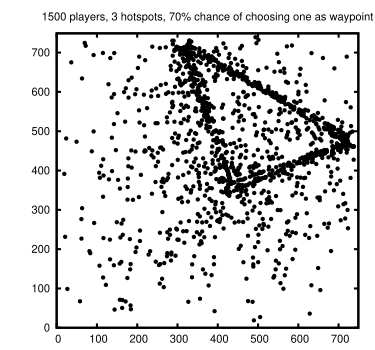

Here is the gnuplot script that generated this plot:
load "../avatarsdistribution_generic.gp"

set title "1500 players, 3 hotspots, 70% chance of choosing one as waypoint"

plot "avatarsdistribution.data" using 1:(750-($2)) notitle with points 7
